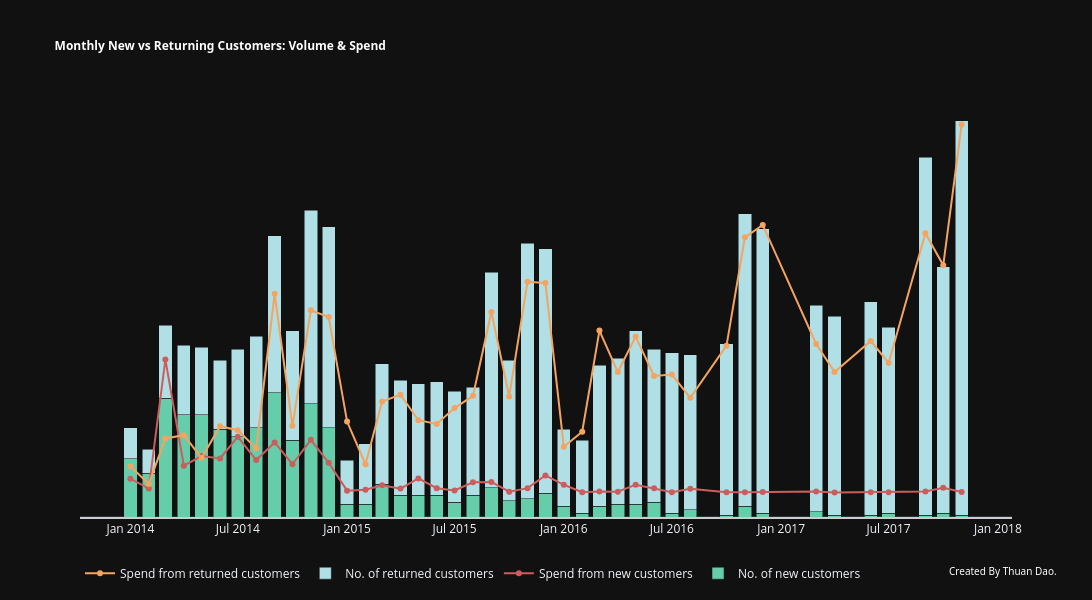

The cell this chart's notebook holds for it:
### Code cell
# Spend
plot_new_vs_returning_customers(
    df=data_timeseries,
    new_value_col="new_cus_spend",
    return_value_col="return_cus_spend",
    title="Monthly New vs Returning Customers: Volume & Spend",
    name = "Spend"
)

### Figure 1 — Plotly figure (JSON) as saved in the notebook; plotly's stock layout.template omitted (floating-point values rounded to 4 significant figures)
{"data": [{"marker": {"color": "mediumaquamarine"}, "name": "No. of new customers", "type": "bar", "x": ["2014-01", "2014-02", "2014-03", "2014-04", "2014-05", "2014-06", "2014-07", "2014-08", "2014-09", "2014-10", "2014-11", "2014-12", "2015-01", "2015-02", "2015-03", "2015-04", "2015-05", "2015-06", "2015-07", "2015-08", "2015-09", "2015-10", "2015-11", "2015-12", "2016-01", "2016-02", "2016-03", "2016-04", "2016-05", "2016-06", "2016-07", "2016-08", "2016-10", "2016-11", "2016-12", "2017-03", "2017-04", "2017-06", "2017-07", "2017-09", "2017-10", "2017-11"], "y": [32, 24, 65, 56, 56, 48, 44, 49, 68, 42, 62, 49, 7, 7, 18, 12, 12, 12, 8, 12, 16, 9, 10, 13, 6, 2, 6, 7, 7, 8, 2, 4, 1, 6, 2, 3, 1, 1, 2, 1, 2, 1]}, {"marker": {"color": "indianred"}, "mode": "lines+markers", "name": "Spend from new customers", "type": "scatter", "x": ["2014-01", "2014-02", "2014-03", "2014-04", "2014-05", "2014-06", "2014-07", "2014-08", "2014-09", "2014-10", "2014-11", "2014-12", "2015-01", "2015-02", "2015-03", "2015-04", "2015-05", "2015-06", "2015-07", "2015-08", "2015-09", "2015-10", "2015-11", "2015-12", "2016-01", "2016-02", "2016-03", "2016-04", "2016-05", "2016-06", "2016-07", "2016-08", "2016-10", "2016-11", "2016-12", "2017-03", "2017-04", "2017-06", "2017-07", "2017-09", "2017-10", "2017-11"], "y": [4044.0, 1148.0, 39260.0, 7905.0, 10730.0, 10050.0, 16410.0, 9575.0, 14770.0, 8328.0, 15540.0, 8773.0, 520.4, 818.6, 2120.0, 1127.0, 4128.0, 1256.0, 566.2, 3014.0, 3111.0, 232.2, 1254.0, 5012.0, 2255.0, 42.8, 289.1, 216.9, 2291.0, 1215.0, 30.03, 1095.0, 88.34, 43.7, 105.8, 269.1, 7.512, 43.18, 57.97, 293.0, 1397.0, 103.9], "yaxis": "y2"}, {"marker": {"color": "powderblue"}, "name": "No. of returned customers", "type": "bar", "x": ["2014-01", "2014-02", "2014-03", "2014-04", "2014-05", "2014-06", "2014-07", "2014-08", "2014-09", "2014-10", "2014-11", "2014-12", "2015-01", "2015-02", "2015-03", "2015-04", "2015-05", "2015-06", "2015-07", "2015-08", "2015-09", "2015-10", "2015-11", "2015-12", "2016-01", "2016-02", "2016-03", "2016-04", "2016-05", "2016-06", "2016-07", "2016-08", "2016-10", "2016-11", "2016-12", "2017-03", "2017-04", "2017-06", "2017-07", "2017-09", "2017-10", "2017-11"], "y": [17, 13, 40, 38, 37, 38, 48, 50, 86, 60, 106, 110, 24, 33, 66, 63, 61, 62, 61, 59, 118, 77, 140, 134, 42, 40, 77, 80, 95, 84, 88, 85, 94, 160, 156, 113, 109, 117, 102, 196, 135, 216]}, {"marker": {"color": "sandybrown"}, "mode": "lines+markers", "name": "Spend from returned customers", "type": "scatter", "x": ["2014-01", "2014-02", "2014-03", "2014-04", "2014-05", "2014-06", "2014-07", "2014-08", "2014-09", "2014-10", "2014-11", "2014-12", "2015-01", "2015-02", "2015-03", "2015-04", "2015-05", "2015-06", "2015-07", "2015-08", "2015-09", "2015-10", "2015-11", "2015-12", "2016-01", "2016-02", "2016-03", "2016-04", "2016-05", "2016-06", "2016-07", "2016-08", "2016-10", "2016-11", "2016-12", "2017-03", "2017-04", "2017-06", "2017-07", "2017-09", "2017-10", "2017-11"], "y": [7743.0, 2510.0, 15940.0, 16900.0, 10180.0, 19570.0, 18370.0, 13020.0, 58680.0, 19680.0, 53800.0, 51790.0, 20930.0, 8319.0, 26870.0, 28880.0, 21340.0, 20210.0, 24910.0, 28530.0, 53280.0, 28360.0, 62240.0, 61890.0, 13460.0, 17930.0, 47810.0, 35560.0, 46040.0, 34380.0, 34800.0, 27960.0, 43360.0, 75360.0, 79010.0, 43850.0, 35580.0, 44720.0, 38250.0, 76580.0, 67100.0, 108700.0], "yaxis": "y2"}], "layout": {"annotations": [{"font": {"color": "white", "family": "Segoe UI", "size": 10}, "showarrow": false, "text": "Created By Thuan Dao.", "x": 1.05, "xref": "paper", "y": -0.15, "yref": "paper"}], "barmode": "stack", "height": 600, "hovermode": "x unified", "legend": {"orientation": "h"}, "title": {"font": {"color": "white", "family": "Segoe UI", "size": 12}, "text": "<b>Monthly New vs Returning Customers: Volume & Spend</b>"}, "width": 1500, "xaxis": {"linecolor": "rgb(204, 204, 204)", "linewidth": 2, "showline": true}, "yaxis": {"showgrid": false, "showline": false, "showticklabels": false, "side": "left", "zeroline": true}, "yaxis2": {"overlaying": "y", "showgrid": false, "showline": false, "showticklabels": false, "side": "right", "zeroline": false}}}
